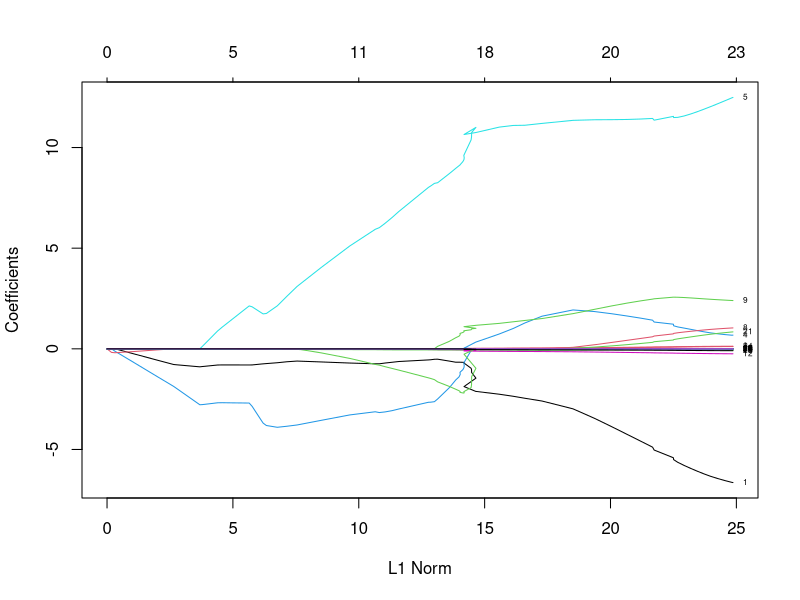
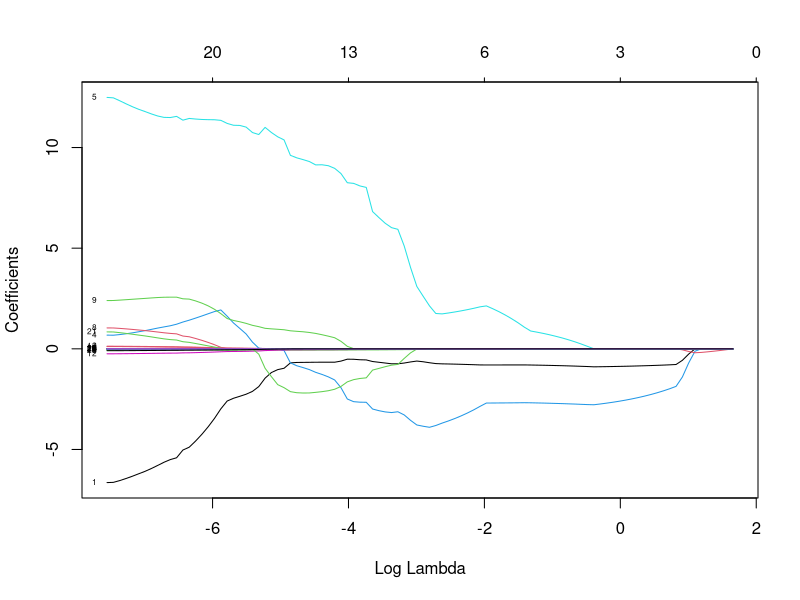
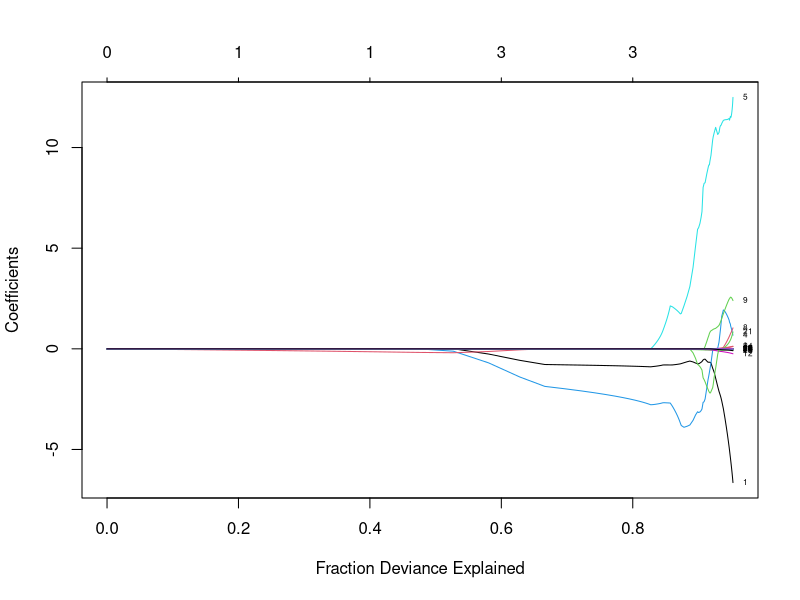

These charts were generated, in order, by the following R code:
library(glmnet) # LASSO and Ridge regression

# LASSO: big k, small n

library(tidyverse)
glimpse(mtcars)


model_0 <- lm(data = mtcars, 
              mpg ~ (cyl + disp + hp + wt + am)^3 )
model_1 <- lm(data = mtcars, 
              mpg ~ I((cyl + disp + hp)^2) )
summary(model_1)
summary(model_0)

# handmade y and X :)
y <- mtcars$mpg
X <- model.matrix(data = mtcars, 
                  mpg ~ 0 + (cyl + disp + hp + wt + am)^3)

# LASSO:
lasso_model <- glmnet(X, y)
lasso_model

glimpse(mtcars)
coef(lasso_model, s = c(0.7, 3.3))

str(X)
colnames(X)

new_car = matrix(c(rep(0, 7), 15, rep(0, 17)), nrow = 1)

predict(lasso_model, s = 3.3, newx = new_car)

# ridge
ridge_model <- glmnet(X, y, alpha = 0)
ridge_model
coef(ridge_model, s = 5000)

plot(lasso_model, label = TRUE)
plot(lasso_model, label = TRUE, 
     xvar = "lambda")
plot(lasso_model, label = TRUE, 
     xvar = "dev")

set.seed(322223322)
lasso_cv <- cv.glmnet(X, y)
lasso_cv

lasso_cv$lambda.min
lasso_cv$lambda.1se
